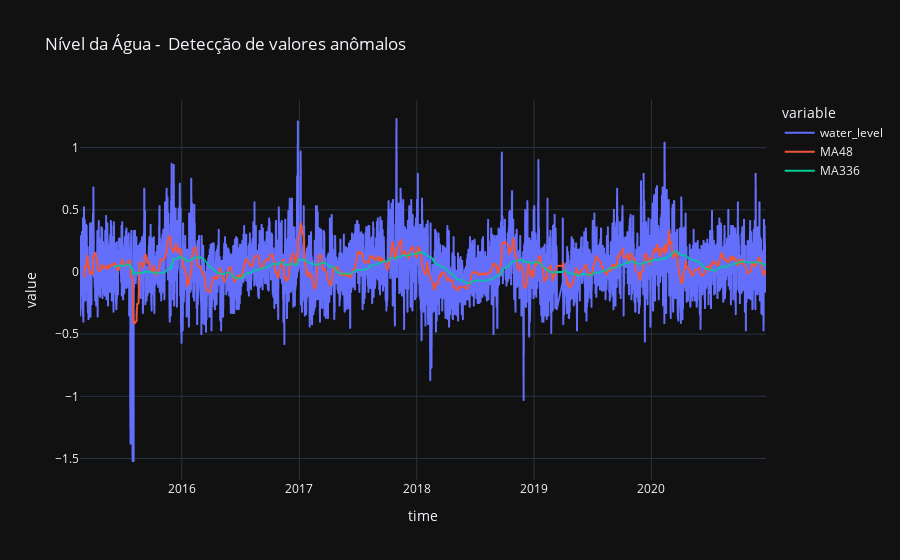

Notebook source saved alongside this figure:
### Code cell
# Criando algumas médias móveis 
dfs['MA48'] = dfs['water_level'].rolling(48).mean()
dfs['MA336'] = dfs['water_level'].rolling(336).mean()
# plot 
import plotly.express as px
fig = px.line(dfs, x="time", y=['water_level', 'MA48', 'MA336'], title='Nível da Água -  Detecção de valores anômalos', template = 'plotly_dark')
fig.show()

### Figure 1 — Plotly figure (JSON) as saved in the notebook; plotly's stock layout.template omitted (floating-point values rounded to 4 significant figures; data arrays with more than 128 entries replaced by an {"elided": "..."} marker saying what was removed)
{"data": [{"hovertemplate": "variable=water_level<br>time=%{x}<br>value=%{y}<extra></extra>", "legendgroup": "water_level", "line": {"color": "#636efa", "dash": "solid"}, "marker": {"symbol": "circle"}, "mode": "lines", "name": "water_level", "showlegend": true, "type": "scattergl", "x": {"elided": "6000 str values"}, "xaxis": "x", "y": {"elided": "6000 float values"}, "yaxis": "y"}, {"hovertemplate": "variable=MA48<br>time=%{x}<br>value=%{y}<extra></extra>", "legendgroup": "MA48", "line": {"color": "#EF553B", "dash": "solid"}, "marker": {"symbol": "circle"}, "mode": "lines", "name": "MA48", "showlegend": true, "type": "scattergl", "x": {"elided": "6000 str values"}, "xaxis": "x", "y": {"elided": "6000 float values"}, "yaxis": "y"}, {"hovertemplate": "variable=MA336<br>time=%{x}<br>value=%{y}<extra></extra>", "legendgroup": "MA336", "line": {"color": "#00cc96", "dash": "solid"}, "marker": {"symbol": "circle"}, "mode": "lines", "name": "MA336", "showlegend": true, "type": "scattergl", "x": {"elided": "6000 str values"}, "xaxis": "x", "y": {"elided": "6000 float values"}, "yaxis": "y"}], "layout": {"legend": {"title": {"text": "variable"}, "tracegroupgap": 0}, "title": {"text": "Nível da Água -  Detecção de valores anômalos"}, "xaxis": {"anchor": "y", "domain": [0, 1], "title": {"text": "time"}}, "yaxis": {"anchor": "x", "domain": [0, 1], "title": {"text": "value"}}}}
